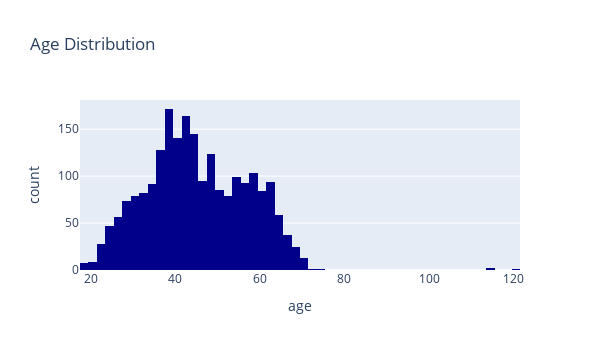

The notebook cell saved with this chart:
### Markdown cell above
### Handle outliers
Outlier are completely different numerical type of data from the dataset.

### Code cell
viz_distribution(df, 'age', 'Age Distribution')

### Figure 1 — Plotly figure (JSON) as saved in the notebook; plotly's stock layout.template omitted (floating-point values rounded to 4 significant figures; data arrays with more than 128 entries replaced by an {"elided": "..."} marker saying what was removed)
{"data": [{"alignmentgroup": "True", "bingroup": "x", "hovertemplate": "age=%{x}<br>count=%{y}<extra></extra>", "legendgroup": "", "marker": {"color": "darkblue", "pattern": {"shape": ""}}, "name": "", "offsetgroup": "", "orientation": "v", "showlegend": false, "type": "histogram", "x": {"elided": "2216 int values"}, "xaxis": "x", "yaxis": "y"}], "layout": {"barmode": "relative", "height": 350, "legend": {"tracegroupgap": 0}, "title": {"text": "Age Distribution"}, "width": 600, "xaxis": {"anchor": "y", "domain": [0, 1], "title": {"text": "age"}}, "yaxis": {"anchor": "x", "domain": [0, 1], "title": {"text": "count"}}}}
